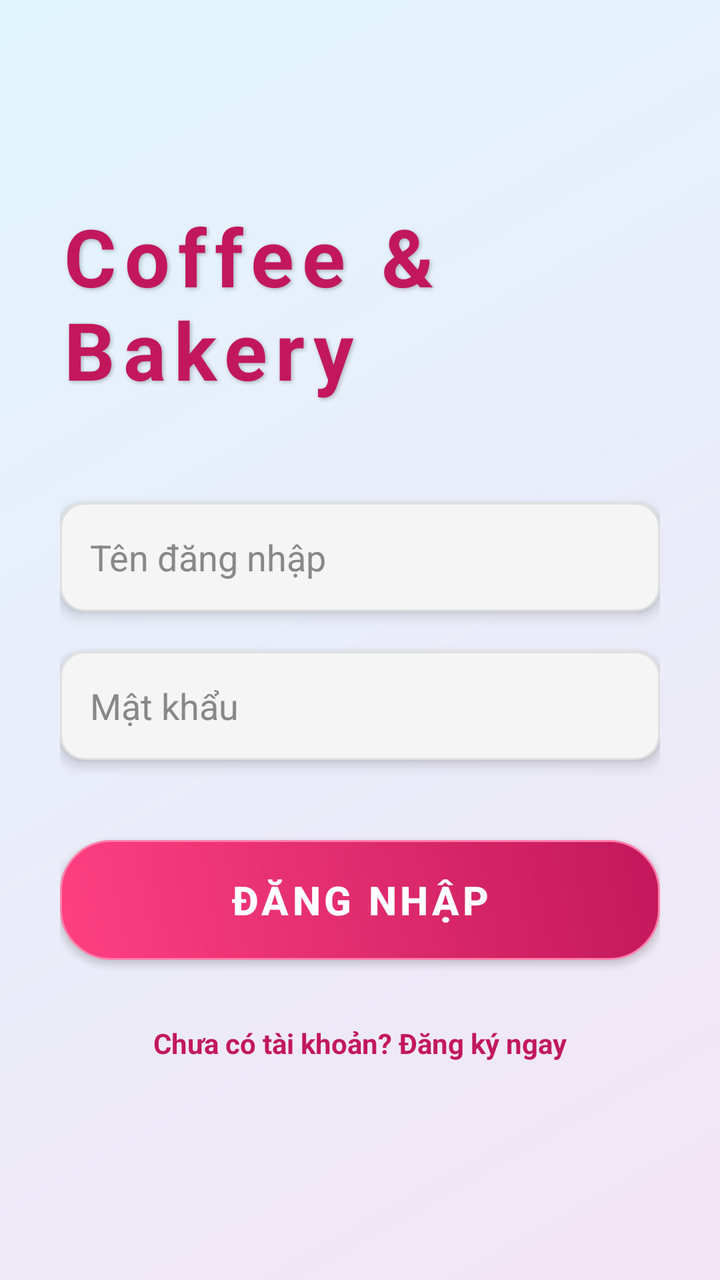
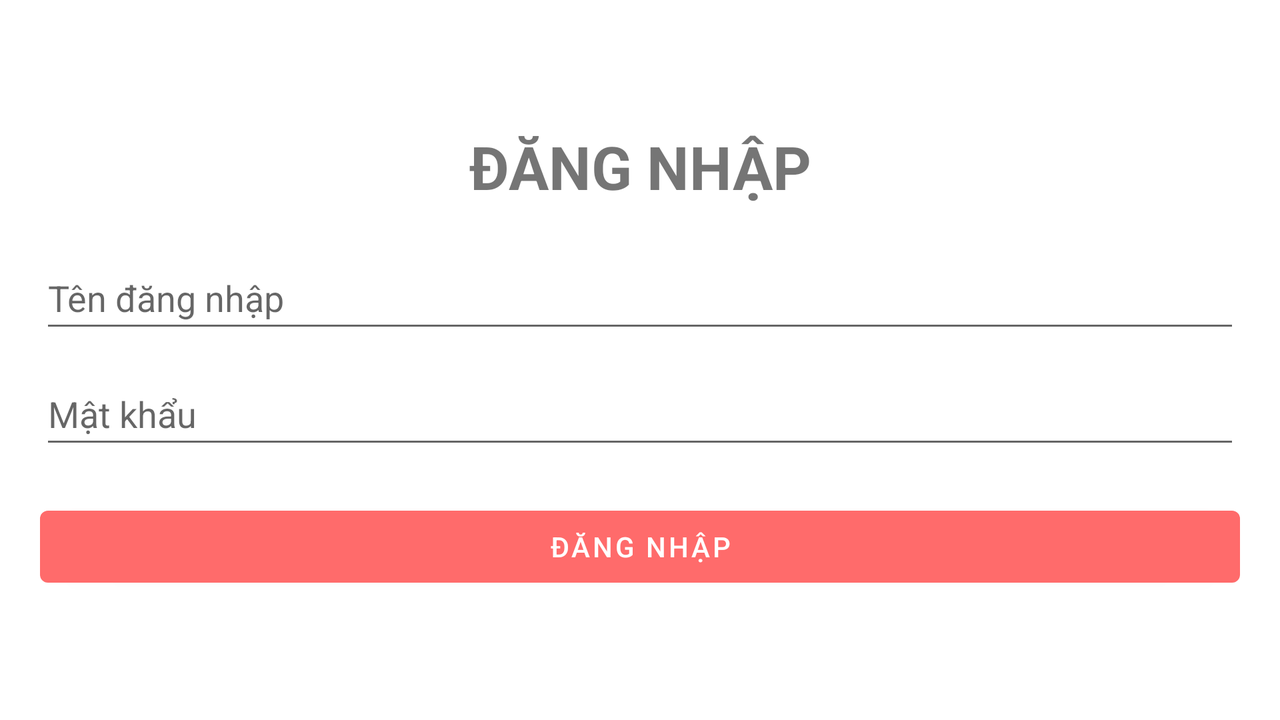

An Android layout and its configuration variant, each rendered on a device that would load it. The default file and the variant file are quoted in full after the pictures.
<!-- AndroidManifest.xml: application theme Theme.HoTrungNhat_2122110432 -->
<!-- res/layout/activity_main.xml -->
<?xml version="1.0" encoding="utf-8"?>
<androidx.constraintlayout.widget.ConstraintLayout xmlns:android="http://schemas.android.com/apk/res/android"
    xmlns:app="http://schemas.android.com/apk/res-auto"
    xmlns:tools="http://schemas.android.com/tools"
    android:id="@+id/main"
    android:layout_width="match_parent"
    android:layout_height="match_parent"
    android:background="@drawable/main_gradient_bg"
    android:padding="30dp"
    tools:context=".MainActivity2">

    <TextView
        android:id="@+id/tvTitle"
        android:layout_width="wrap_content"
        android:layout_height="wrap_content"
        android:text="Coffee &amp; Bakery"
        android:textColor="#C2185B"
        android:textSize="40sp"
        android:textStyle="bold"
        android:letterSpacing="0.1"
        android:shadowColor="#40000000"
        android:shadowDx="2"
        android:shadowDy="2"
        android:shadowRadius="5"
        app:layout_constraintBottom_toTopOf="@+id/edtUsername"
        app:layout_constraintEnd_toEndOf="parent"
        app:layout_constraintStart_toStartOf="parent"
        app:layout_constraintTop_toTopOf="parent"
        app:layout_constraintVertical_chainStyle="packed" />

    <EditText
        android:id="@+id/edtUsername"
        android:layout_width="match_parent"
        android:layout_height="wrap_content"
        android:layout_marginTop="50dp"
        android:background="@drawable/edittext_background"
        android:hint="Tên đăng nhập"
        android:inputType="text"
        android:minHeight="54dp"
        android:padding="15dp"
        android:textColor="#333333"
        android:elevation="4dp"
        android:textColorHint="#888888"
        app:layout_constraintBottom_toTopOf="@+id/edtPassword"
        app:layout_constraintEnd_toEndOf="parent"
        app:layout_constraintStart_toStartOf="parent"
        app:layout_constraintTop_toBottomOf="@+id/tvTitle" />

    <EditText
        android:id="@+id/edtPassword"
        android:layout_width="match_parent"
        android:layout_height="wrap_content"
        android:layout_marginTop="20dp"
        android:background="@drawable/edittext_background"
        android:hint="Mật khẩu"
        android:inputType="textPassword"
        android:minHeight="54dp"
        android:padding="15dp"
        android:textColor="#333333"
        android:elevation="4dp"
        android:textColorHint="#888888"
        app:layout_constraintBottom_toTopOf="@+id/btnLogin"
        app:layout_constraintEnd_toEndOf="parent"
        app:layout_constraintStart_toStartOf="parent"
        app:layout_constraintTop_toBottomOf="@+id/edtUsername" />

    <Button
        android:id="@+id/btnLogin"
        android:layout_width="match_parent"
        android:layout_height="60dp"
        android:layout_marginTop="40dp"
        android:background="@drawable/button_background"
        android:text="Đăng nhập"
        android:textAllCaps="true"
        android:textColor="#FFFFFF"
        android:textSize="20sp"
        android:textStyle="bold"
        android:elevation="8dp"
        app:backgroundTint="@null"
        app:layout_constraintBottom_toTopOf="@+id/tvGoToRegister"
        app:layout_constraintEnd_toEndOf="parent"
        app:layout_constraintStart_toStartOf="parent"
        app:layout_constraintTop_toBottomOf="@+id/edtPassword" />

    <TextView
        android:id="@+id/tvGoToRegister"
        android:layout_width="wrap_content"
        android:layout_height="wrap_content"
        android:layout_marginTop="24dp"
        android:text="Chưa có tài khoản? Đăng ký ngay"
        android:textColor="#C2185B"
        android:textStyle="bold"
        android:padding="8dp"
        app:layout_constraintBottom_toBottomOf="parent"
        app:layout_constraintEnd_toEndOf="parent"
        app:layout_constraintStart_toStartOf="parent"
        app:layout_constraintTop_toBottomOf="@+id/btnLogin" />

</androidx.constraintlayout.widget.ConstraintLayout>
<!-- resources referenced by this layout -->
<resources>
  <!-- drawable button_background (drawable) -->
  <?xml version="1.0" encoding="utf-8"?>
  <ripple xmlns:android="http://schemas.android.com/apk/res/android"
      android:color="#80FFFFFF">
      <item>
          <shape android:shape="rectangle">
              
              <gradient
                  android:startColor="#FF4081"
                  android:endColor="#C2185B"
                  android:angle="45" />
              <corners android:radius="25dp" />
              
              <stroke android:width="1dp" android:color="#FF80AB" />
          </shape>
      </item>
  </ripple>
  <!-- drawable edittext_background (drawable) -->
  <?xml version="1.0" encoding="utf-8"?>
  <shape xmlns:android="http://schemas.android.com/apk/res/android">
      <solid android:color="#F5F5F5" />
      <corners android:radius="12dp" />
      <stroke
          android:width="1dp"
          android:color="#E0E0E0" />
      <padding
          android:left="15dp"
          android:top="12dp"
          android:right="15dp"
          android:bottom="12dp" />
  </shape>
  <!-- drawable main_gradient_bg (drawable) -->
  <?xml version="1.0" encoding="utf-8"?>
  <shape xmlns:android="http://schemas.android.com/apk/res/android">
      <gradient
          android:startColor="#F3E5F5"
          android:endColor="#E1F5FE"
          android:angle="135" />
  </shape>
  <style name="Theme.HoTrungNhat_2122110432" parent="Theme.MaterialComponents.DayNight.NoActionBar">
          
          <item name="colorPrimary">@color/primary</item>
          <item name="colorPrimaryVariant">@color/primary_dark</item>
          <item name="colorOnPrimary">@color/white</item>
          
          <item name="colorSecondary">@color/accent</item>
          <item name="colorSecondaryVariant">@color/accent</item>
          <item name="colorOnSecondary">@color/black</item>
          
          <item name="android:statusBarColor">?attr/colorPrimaryVariant</item>
          
      </style>
  <color name="primary">#FF6B6B</color>
  <color name="primary_dark">#EE5253</color>
  <color name="white">#FFFFFF</color>
  <color name="accent">#FF9F43</color>
  <color name="black">#000000</color>
</resources>
<!-- res/layout-land/activity_main.xml (the repository's variant of the layout above) -->
<!-- drawn on the phone turned sideways -->
<?xml version="1.0" encoding="utf-8"?>
<androidx.constraintlayout.widget.ConstraintLayout xmlns:android="http://schemas.android.com/apk/res/android"
    xmlns:app="http://schemas.android.com/apk/res-auto"
    xmlns:tools="http://schemas.android.com/tools"
    android:id="@+id/main"
    android:layout_width="match_parent"
    android:layout_height="match_parent"
    android:padding="20dp"
    tools:context=".MainActivity2">

    <TextView
        android:id="@+id/tvTitle"
        android:layout_width="wrap_content"
        android:layout_height="wrap_content"
        android:text="ĐĂNG NHẬP"
        android:textSize="30sp"
        android:textStyle="bold"
        app:layout_constraintBottom_toTopOf="@+id/edtUsername"
        app:layout_constraintEnd_toEndOf="parent"
        app:layout_constraintStart_toStartOf="parent"
        app:layout_constraintTop_toTopOf="parent"
        app:layout_constraintVertical_chainStyle="packed" />

    <EditText
        android:id="@+id/edtUsername"
        android:layout_width="match_parent"
        android:layout_height="wrap_content"
        android:layout_marginTop="20dp"
        android:hint="Tên đăng nhập"
        android:minHeight="48dp"
        android:inputType="text"
        app:layout_constraintBottom_toTopOf="@+id/edtPassword"
        app:layout_constraintEnd_toEndOf="parent"
        app:layout_constraintStart_toStartOf="parent"
        app:layout_constraintTop_toBottomOf="@+id/tvTitle" />

    <EditText
        android:id="@+id/edtPassword"
        android:layout_width="match_parent"
        android:layout_height="wrap_content"
        android:layout_marginTop="10dp"
        android:hint="Mật khẩu"
        android:inputType="textPassword"
        android:minHeight="48dp"
        app:layout_constraintBottom_toTopOf="@+id/btnLogin"
        app:layout_constraintEnd_toEndOf="parent"
        app:layout_constraintStart_toStartOf="parent"
        app:layout_constraintTop_toBottomOf="@+id/edtUsername" />

    <Button
        android:id="@+id/btnLogin"
        android:layout_width="match_parent"
        android:layout_height="wrap_content"
        android:layout_marginTop="20dp"
        android:text="Đăng nhập"
        app:layout_constraintBottom_toBottomOf="parent"
        app:layout_constraintEnd_toEndOf="parent"
        app:layout_constraintStart_toStartOf="parent"
        app:layout_constraintTop_toBottomOf="@+id/edtPassword" />

</androidx.constraintlayout.widget.ConstraintLayout>
<!-- resources referenced by the variant -->
<!-- as the phone turned sideways resolves them -->
<resources>
  <style name="Theme.HoTrungNhat_2122110432" parent="Theme.MaterialComponents.DayNight.NoActionBar">
          
          <item name="colorPrimary">@color/primary</item>
          <item name="colorPrimaryVariant">@color/primary_dark</item>
          <item name="colorOnPrimary">@color/white</item>
          
          <item name="colorSecondary">@color/accent</item>
          <item name="colorSecondaryVariant">@color/accent</item>
          <item name="colorOnSecondary">@color/black</item>
          
          <item name="android:statusBarColor">?attr/colorPrimaryVariant</item>
          
      </style>
  <color name="primary">#FF6B6B</color>
  <color name="primary_dark">#EE5253</color>
  <color name="white">#FFFFFF</color>
  <color name="accent">#FF9F43</color>
  <color name="black">#000000</color>
</resources>
